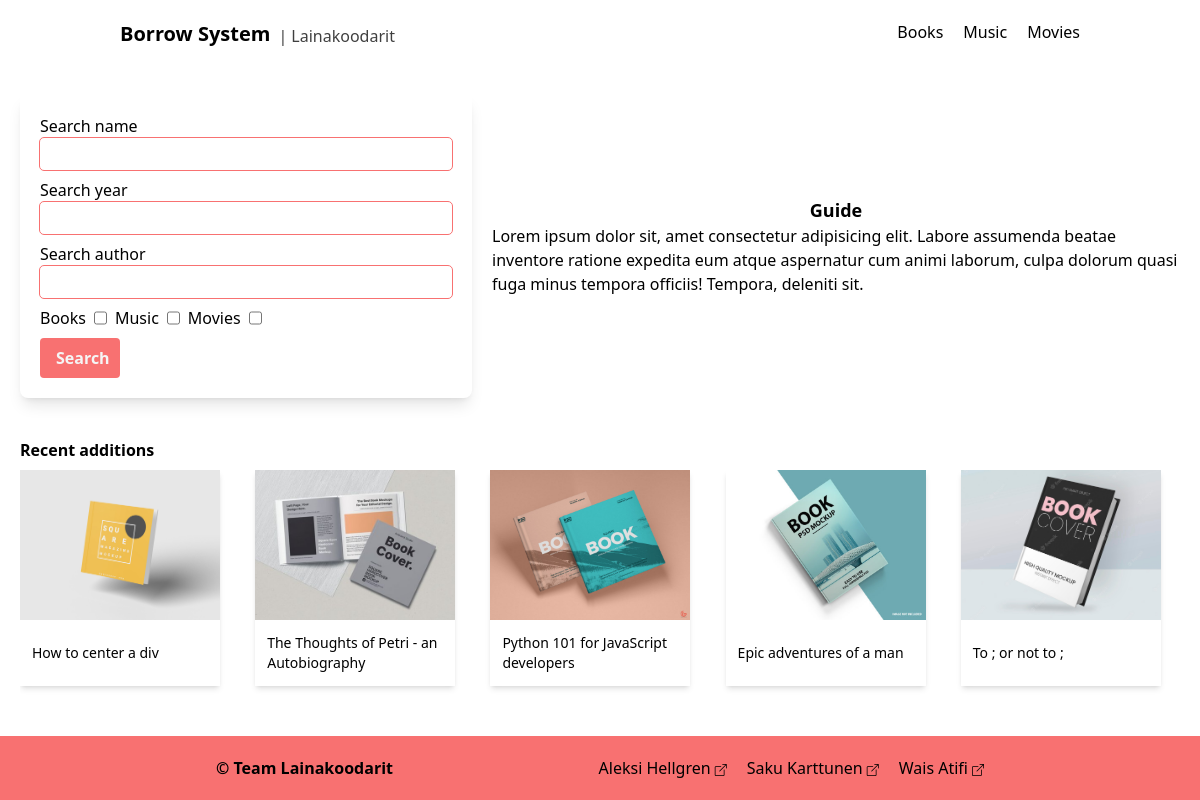
/, run on an earlier commit of the app's database.
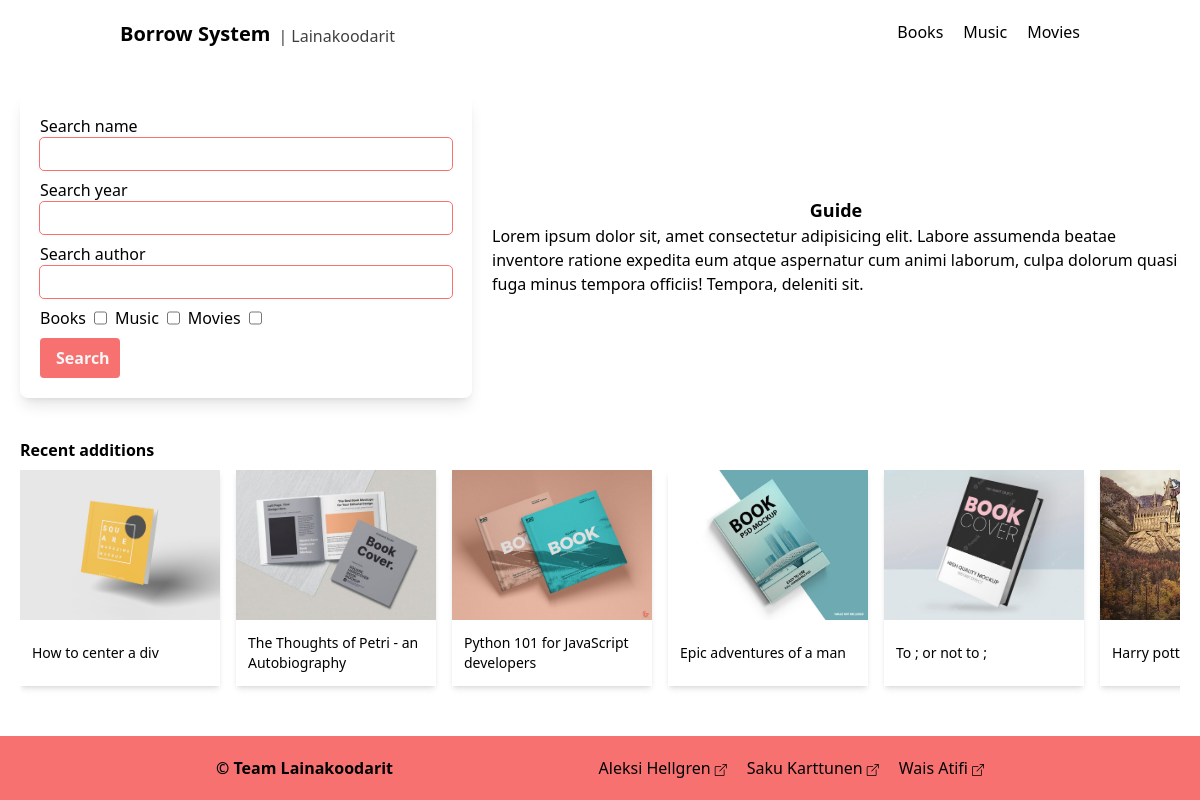
And on a later commit of the database.
### borrow/models.py (models this page shows, shortened)
class Product(models.Model):
    name = models.CharField(max_length=50)
    genre = models.CharField(max_length=30)
    amount = models.SmallIntegerField(default=0)
    descrtiption = models.CharField(max_length=250)
    release_date = models.DateField(default=datetime.date.today)
    loaned_amount = models.SmallIntegerField(default=0)
    author = models.ManyToManyField(Author)
    genre = models.CharField(max_length=30, blank=True, null=True)
    language = models.CharField(max_length=30, blank=True, null=True)
    thumbnail_path = models.CharField(max_length=50)
    class Meta:
        ordering = ["name"]

### borrow/views.py (the view)
# urls.py: path('', views.IndexView.as_view(), name='index'),
class IndexView(generic.ListView):
    template_name = 'borrow/index.html'
    context_object_name = 'listings'
    def get_queryset(self):
        return Product.objects.order_by('-release_date')[:6]

### borrow/templates/borrow/index.html (shortened to what this page needs)
{% extends "base.html" %}
{% block content %}
<main class="grid md:grid-flow-col grid-cols-5 gap-x-5 px-5 max-w-[1200px] mx-auto">
  <form action="" class="col-span-6 md:col-span-2 grid grid-flow-row gap-y-2 shadow-lg rounded-lg p-5">
    <div class="flex flex-col">
      <label for="search_name">Search name</label>
      <input type="text" name="search_name" id="search_name" autofocus
      class="px-2 py-1 outline outline-1 outline-red-400 rounded hover:outline-2 focus:outline-2"/>
    </div>
    <div class="flex flex-col">
      <label for="search_year">Search year</label>
      <input type="text" name="search_year" id="search_year"
      class="px-2 py-1 outline outline-1 outline-red-400 rounded hover:outline-2 focus:outline-2"/>
    </div>
    <div class="flex flex-col">
      <label for="search_author">Search author</label>
      <input type="text" name="search_author" id="search_author"
      class="px-2 py-1 outline outline-1 outline-red-400 rounded hover:outline-2 focus:outline-2"/>
    </div>
    <div class="flex gap-x-2">
      <label for="category_books" class="select-none">Books</label>
      <input type="checkbox" name="category_books" id="category_books" value="search_books"/>
      <label for="category_music" class="select-none">Music</label>
      <input type="checkbox" name="category_music" id="category_music" value="search_music"/>
      <label for="category_movies" class="select-none">Movies</label>
      <input type="checkbox" name="category_movies" id="category_movies" value="search_movies"/>
    </div>
    <button type="submit" class="bg-red-400 text-neutral-100 font-semibold w-20 px-4 py-2 rounded
      transition-all hover:text-neutral-900 active:brightness-75">Search</button>
  </form>
  <div class="col-span-5 flex flex-col justify-center md:col-span-3">
    <div>
      <h2 class="text-lg text-center font-semibold">Guide</h2>
      <p>
        Lorem ipsum dolor sit, amet consectetur adipisicing elit.
        Labore assumenda beatae inventore ratione expedita eum atque aspernatur
        cum animi laborum, culpa dolorum quasi fuga minus tempora officiis! Tempora, deleniti sit.
      </p>
    </div>
  </div>
</main>
<section class="max-w-[1200px] mx-auto mt-10 px-5">
  <h3 class="font-semibold mb-2">Recent additions</h3>
  <div class="carousel grid grid-flow-col text-center pb-6 overflow-auto gap-x-4">
    {% for listing in listings %}
    <a href="{% url 'borrow:product' listing.id %}" draggable="false"
      class="select-none shadow-md w-[200px] aspect-square group transition-all hover:shadow-lg">
      {% load static %}
      <div class="overflow-hidden relative group">
        <img src="{% static listing.thumbnail_path %}" alt="{{ listing.title }} - thumbnail" width="300" height="300"
          draggable="false"
        class="object-cover aspect-[4/3] transition-all group-hover:scale-110"/>
      </div>
      <p class="text-sm line-clamp-2 py-2 px-3 text-start h-2/6 flex items-center
        transition-all group-hover:underline">{{ listing.name }}</p>
    </a>
    {% endfor %}
  </div>
</section>
{% endblock %}

What changed in the data, as far as the page shows it:
added Product: thumbnail_path (picture), name "Harry…"
